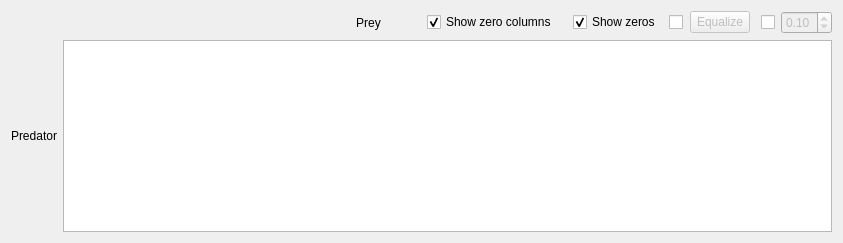
     <widget class="QWidget" name="tab_2">
      <attribute name="title">
       <string>3b. Set Diet Composition</string>
      </attribute>
      <layout class="QVBoxLayout" name="verticalLayout_3">
       <item>
        <layout class="QHBoxLayout" name="horizontalLayout">
         <item>
          <spacer name="horizontalSpacer">
           <property name="orientation">
            <enum>Qt::Horizontal</enum>
           </property>
           <property name="sizeHint" stdset="0">
            <size>
             <width>40</width>
             <height>20</height>
            </size>
           </property>
          </spacer>
         </item>
         <item>
          <spacer name="horizontalSpacer_6">
           <property name="orientation">
            <enum>Qt::Horizontal</enum>
           </property>
           <property name="sizeType">
            <enum>QSizePolicy::Fixed</enum>
           </property>
           <property name="sizeHint" stdset="0">
            <size>
             <width>215</width>
             <height>20</height>
            </size>
           </property>
          </spacer>
         </item>
         <item>
          <spacer name="horizontalSpacer_2">
           <property name="orientation">
            <enum>Qt::Horizontal</enum>
           </property>
           <property name="sizeType">
            <enum>QSizePolicy::Fixed</enum>
           </property>
           <property name="sizeHint" stdset="0">
            <size>
             <width>90</width>
             <height>20</height>
            </size>
           </property>
          </spacer>
         </item>
         <item>
          <widget class="QLabel" name="label">
           <property name="text">
            <string>Prey</string>
           </property>
           <property name="alignment">
            <set>Qt::AlignCenter</set>
           </property>
          </widget>
         </item>
         <item>
          <spacer name="horizontalSpacer_3">
           <property name="orientation">
            <enum>Qt::Horizontal</enum>
           </property>
           <property name="sizeHint" stdset="0">
            <size>
             <width>40</width>
             <height>20</height>
            </size>
           </property>
          </spacer>
         </item>
         <item>
          <widget class="QCheckBox" name="Setup_Tab3_ShowZeroColumnsCB">
           <property name="minimumSize">
            <size>
             <width>140</width>
             <height>0</height>
            </size>
           </property>
           <property name="maximumSize">
            <size>
             <width>60</width>
             <height>16777215</height>
            </size>
           </property>
           <property name="toolTip">
            <string>If unchecked, zero columns will be hidden</string>
           </property>
           <property name="statusTip">
            <string>If unchecked, zero columns will be hidden</string>
           </property>
           <property name="whatsThis">
            <string>&lt;html&gt;&lt;head/&gt;&lt;body&gt;&lt;p align=&quot;center&quot;&gt;&lt;span style=&quot; font-weight:600;&quot;&gt;Show Zero Columns&lt;/span&gt;&lt;/p&gt;&lt;p&gt;This toggle allows the user to show or hide columns that consist of all zeros. This is useful for decluttering the table.&lt;/p&gt;&lt;/body&gt;&lt;/html&gt;</string>
           </property>
           <property name="text">
            <string>Show zero columns</string>
           </property>
           <property name="checked">
            <bool>true</bool>
           </property>
           <property name="tristate">
            <bool>false</bool>
           </property>
          </widget>
         </item>
         <item>
          <widget class="QCheckBox" name="Setup_Tab3_ShowZerosCB">
           <property name="minimumSize">
            <size>
             <width>90</width>
             <height>0</height>
            </size>
           </property>
           <property name="maximumSize">
            <size>
             <width>90</width>
             <height>16777215</height>
            </size>
           </property>
           <property name="toolTip">
            <string>If unchecked, zeros will show as blanks</string>
           </property>
           <property name="statusTip">
            <string>If unchecked, zeros will show as blanks</string>
           </property>
           <property name="whatsThis">
            <string>&lt;html&gt;&lt;head/&gt;&lt;body&gt;&lt;p align=&quot;center&quot;&gt;&lt;span style=&quot; font-weight:600;&quot;&gt;Show Zeros&lt;/span&gt;&lt;/p&gt;&lt;p&gt;This toggle replaces any 0.0 valued cells with blanks. This is useful for making the table more readable.&lt;/p&gt;&lt;/body&gt;&lt;/html&gt;</string>
           </property>
           <property name="text">
            <string>Show zeros</string>
           </property>
           <property name="checked">
            <bool>true</bool>
           </property>
          </widget>
         </item>
         <item>
          <widget class="QCheckBox" name="Setup_Tab3_EqualizeCB">
           <property name="sizePolicy">
            <sizepolicy hsizetype="Fixed" vsizetype="Fixed">
             <horstretch>0</horstretch>
             <verstretch>0</verstretch>
            </sizepolicy>
           </property>
           <property name="minimumSize">
            <size>
             <width>15</width>
             <height>0</height>
            </size>
           </property>
           <property name="maximumSize">
            <size>
             <width>15</width>
             <height>16777215</height>
            </size>
           </property>
           <property name="toolTip">
            <string>Set equal prey diet values for the selected predator</string>
           </property>
           <property name="statusTip">
            <string>Set equal prey diet values for the selected predator</string>
           </property>
           <property name="whatsThis">
            <string>&lt;html&gt;&lt;head/&gt;&lt;body&gt;&lt;p align=&quot;center&quot;&gt;&lt;span style=&quot; font-weight:600;&quot;&gt;Equalize&lt;/span&gt;&lt;/p&gt;&lt;p&gt;This toggle allows the user to set equal prey diet composition values for a predator. &lt;/p&gt;&lt;p&gt;After the user checks this box, any &amp;quot;select row&amp;quot; button that's pressed will automatically have all of its prey values calculated and of equal value. Each row must sum to 1, so it's possible that the last prey's value will be a little bit different than the other prey values so as to allow the row to sum exactly to 1.&lt;/p&gt;&lt;p&gt;The user may Equalize the entire table by checking the Equalize box and then clicking the (select all rows) un-marked button in the top left corner of the table. &lt;/p&gt;&lt;/body&gt;&lt;/html&gt;</string>
           </property>
           <property name="text">
            <string/>
           </property>
          </widget>
         </item>
         <item>
          <widget class="QPushButton" name="Setup_Tab3_EqualizePB">
           <property name="enabled">
            <bool>false</bool>
           </property>
           <property name="sizePolicy">
            <sizepolicy hsizetype="Fixed" vsizetype="Fixed">
             <horstretch>0</horstretch>
             <verstretch>0</verstretch>
            </sizepolicy>
           </property>
           <property name="minimumSize">
            <size>
             <width>60</width>
             <height>0</height>
            </size>
           </property>
           <property name="maximumSize">
            <size>
             <width>60</width>
             <height>16777215</height>
            </size>
           </property>
           <property name="toolTip">
            <string>Used to equalize a set of selected cells</string>
           </property>
           <property name="statusTip">
            <string>Used to equalize a set of selected cells</string>
           </property>
           <property name="whatsThis">
            <string>&lt;html&gt;&lt;head/&gt;&lt;body&gt;&lt;p align=&quot;center&quot;&gt;&lt;span style=&quot; font-weight:600;&quot;&gt;Equalize Button&lt;/span&gt;&lt;/p&gt;&lt;p&gt;This button will equalize the selected cells in one or more rows. For example, if the user selects 2 cells in one row, each cell will be given the value of 0.5. &lt;/p&gt;&lt;p&gt;N.B., Care should be taken to avoid going over the 1.0 maximum value total row limit.&lt;/p&gt;&lt;/body&gt;&lt;/html&gt;</string>
           </property>
           <property name="text">
            <string>Equalize</string>
           </property>
          </widget>
         </item>
         <item>
          <spacer name="horizontalSpacer_5">
           <property name="orientation">
            <enum>Qt::Horizontal</enum>
           </property>
           <property name="sizeType">
            <enum>QSizePolicy::Fixed</enum>
           </property>
           <property name="sizeHint" stdset="0">
            <size>
             <width>5</width>
             <height>20</height>
            </size>
           </property>
          </spacer>
         </item>
         <item>
          <widget class="QCheckBox" name="Setup_Tab3b_QuickPasteCB">
           <property name="minimumSize">
            <size>
             <width>0</width>
             <height>0</height>
            </size>
           </property>
           <property name="maximumSize">
            <size>
             <width>16777215</width>
             <height>16777215</height>
            </size>
           </property>
           <property name="toolTip">
            <string>Enable Diet Composition Quick Paste feature</string>
           </property>
           <property name="statusTip">
            <string>Enable Diet Composition Quick Paste feature</string>
           </property>
           <property name="whatsThis">
            <string>&lt;html&gt;&lt;head/&gt;&lt;body&gt;&lt;p align=&quot;center&quot;&gt;&lt;span style=&quot; font-weight:600;&quot;&gt;Quick Paste&lt;/span&gt;&lt;/p&gt;&lt;p&gt;The Quick Paste feature allows the user to paste the value set in the widget to the right into the Diet Composition table below by simply clicking on the desired cell.&lt;/p&gt;&lt;/body&gt;&lt;/html&gt;</string>
           </property>
           <property name="text">
            <string/>
           </property>
          </widget>
         </item>
         <item>
          <widget class="QDoubleSpinBox" name="Setup_Tab3b_QuickPasteSB">
           <property name="enabled">
            <bool>false</bool>
           </property>
           <property name="toolTip">
            <string>Value to be quick pasted into Diet Composition table</string>
           </property>
           <property name="statusTip">
            <string>Value to be quick pasted into Diet Composition table</string>
           </property>
           <property name="whatsThis">
            <string>&lt;html&gt;&lt;head/&gt;&lt;body&gt;&lt;p align=&quot;center&quot;&gt;&lt;span style=&quot; font-weight:600;&quot;&gt;Quick Paste Value&lt;/span&gt;&lt;/p&gt;&lt;p&gt;The value set in this widget is the value that will be pasted into the table when the Quick Paste functionality is enabled and the user clicks in a table cell. This allows the user to quickly set similar-valued cells.&lt;/p&gt;&lt;/body&gt;&lt;/html&gt;</string>
           </property>
           <property name="decimals">
            <number>2</number>
           </property>
           <property name="maximum">
            <double>1.000000000000000</double>
           </property>
           <property name="singleStep">
            <double>0.010000000000000</double>
           </property>
           <property name="value">
            <double>0.100000000000000</double>
           </property>
          </widget>
         </item>
        </layout>
       </item>
       <item>
        <layout class="QHBoxLayout" name="horizontalLayout_2">
         <item>
          <layout class="QVBoxLayout" name="verticalLayout_2">
           <item>
            <spacer name="verticalSpacer">
             <property name="orientation">
              <enum>Qt::Vertical</enum>
             </property>
             <property name="sizeHint" stdset="0">
              <size>
               <width>20</width>
               <height>40</height>
              </size>
             </property>
            </spacer>
           </item>
           <item>
            <widget class="QLabel" name="label_2">
             <property name="text">
              <string>Predator</string>
             </property>
            </widget>
           </item>
           <item>
            <spacer name="verticalSpacer_2">
             <property name="orientation">
              <enum>Qt::Vertical</enum>
             </property>
             <property name="sizeHint" stdset="0">
              <size>
               <width>20</width>
               <height>40</height>
              </size>
             </property>
            </spacer>
           </item>
          </layout>
         </item>
         <item>
          <widget class="QTableView" name="Setup_Tab3_DietCompositionTV"/>
         </item>
        </layout>
       </item>
      </layout>
     </widget>
